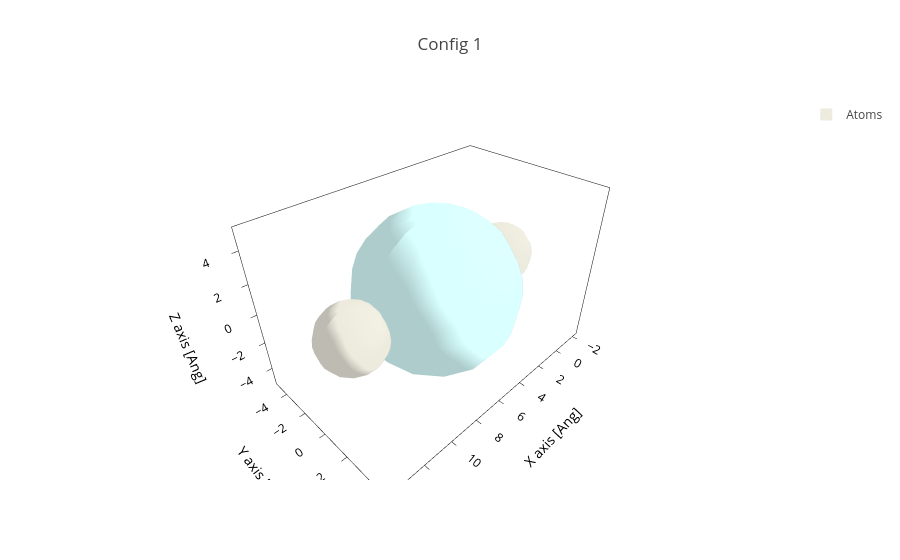
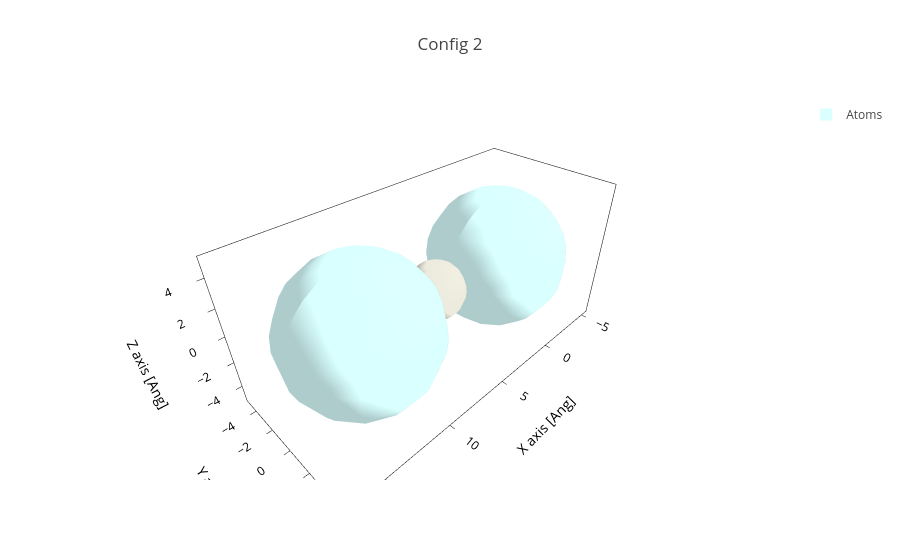

Notebook cell for these charts, in order:
### Markdown cell above
As we did in the other notebook, we plot the configurations to see how they look like, and visualize the overlaps:

### Code cell
geom1 = config1.to_sisl_geometry()
geom1.plot(show_cell=False, atoms_style={"size": geom1.maxR(all=True)}).update_layout(
    title="Config 1"
).show()

geom2 = config2.to_sisl_geometry()
geom2.plot(show_cell=False, atoms_style={"size": geom2.maxR(all=True)}).update_layout(
    title="Config 2"
).show()

### Figure 1 — Plotly figure (JSON) as saved in the notebook; plotly's stock layout.template omitted (floating-point values rounded to 4 significant figures; data arrays with more than 128 entries replaced by an {"elided": "..."} marker saying what was removed)
{"data": [{"alphahull": 0, "color": "#EDEADE", "hovertemplate": "%{meta.position}", "legendgroup": "Atoms", "meta": {"meta": {"Atoms_i": 0}, "position": "(0.00, 0.00, 0.00)"}, "name": "Atoms", "opacity": 1, "showlegend": true, "showscale": false, "type": "mesh3d", "x": {"elided": "225 float values"}, "y": {"elided": "225 float values"}, "z": {"elided": "225 float values"}}, {"alphahull": 0, "color": "#D9FFFF", "hovertemplate": "%{meta.position}", "legendgroup": "Atoms", "meta": {"meta": {"Atoms_i": 1}, "position": "(6.00, 0.00, 0.00)"}, "name": "Atoms", "opacity": 1, "showlegend": false, "showscale": false, "type": "mesh3d", "x": {"elided": "225 float values"}, "y": {"elided": "225 float values"}, "z": {"elided": "225 float values"}}, {"alphahull": 0, "color": "#EDEADE", "hovertemplate": "%{meta.position}", "legendgroup": "Atoms", "meta": {"meta": {"Atoms_i": 2}, "position": "(12.00, 0.00, 0.00)"}, "name": "Atoms", "opacity": 1, "showlegend": false, "showscale": false, "type": "mesh3d", "x": {"elided": "225 float values"}, "y": {"elided": "225 float values"}, "z": {"elided": "225 float values"}}], "layout": {"scene": {"aspectmode": "data", "xaxis": {"title": {"text": "X axis [Ang]"}}, "yaxis": {"title": {"text": "Y axis [Ang]"}}, "zaxis": {"title": {"text": "Z axis [Ang]"}}}, "title": {"text": "Config 1"}, "xaxis": {"scaleanchor": "y", "scaleratio": 1, "title": {"text": "X axis [Ang]"}}, "yaxis": {"title": {"text": "Y axis [Ang]"}}}}

### Figure 2 — Plotly figure (JSON) as saved in the notebook; plotly's stock layout.template omitted (floating-point values rounded to 4 significant figures; data arrays with more than 128 entries replaced by an {"elided": "..."} marker saying what was removed)
{"data": [{"alphahull": 0, "color": "#D9FFFF", "hovertemplate": "%{meta.position}", "legendgroup": "Atoms", "meta": {"meta": {"Atoms_i": 0}, "position": "(0.00, 0.00, 0.00)"}, "name": "Atoms", "opacity": 1, "showlegend": true, "showscale": false, "type": "mesh3d", "x": {"elided": "225 float values"}, "y": {"elided": "225 float values"}, "z": {"elided": "225 float values"}}, {"alphahull": 0, "color": "#EDEADE", "hovertemplate": "%{meta.position}", "legendgroup": "Atoms", "meta": {"meta": {"Atoms_i": 1}, "position": "(6.00, 0.00, 0.00)"}, "name": "Atoms", "opacity": 1, "showlegend": false, "showscale": false, "type": "mesh3d", "x": {"elided": "225 float values"}, "y": {"elided": "225 float values"}, "z": {"elided": "225 float values"}}, {"alphahull": 0, "color": "#D9FFFF", "hovertemplate": "%{meta.position}", "legendgroup": "Atoms", "meta": {"meta": {"Atoms_i": 2}, "position": "(12.00, 0.00, 0.00)"}, "name": "Atoms", "opacity": 1, "showlegend": false, "showscale": false, "type": "mesh3d", "x": {"elided": "225 float values"}, "y": {"elided": "225 float values"}, "z": {"elided": "225 float values"}}], "layout": {"scene": {"aspectmode": "data", "xaxis": {"title": {"text": "X axis [Ang]"}}, "yaxis": {"title": {"text": "Y axis [Ang]"}}, "zaxis": {"title": {"text": "Z axis [Ang]"}}}, "title": {"text": "Config 2"}, "xaxis": {"scaleanchor": "y", "scaleratio": 1, "title": {"text": "X axis [Ang]"}}, "yaxis": {"title": {"text": "Y axis [Ang]"}}}}
